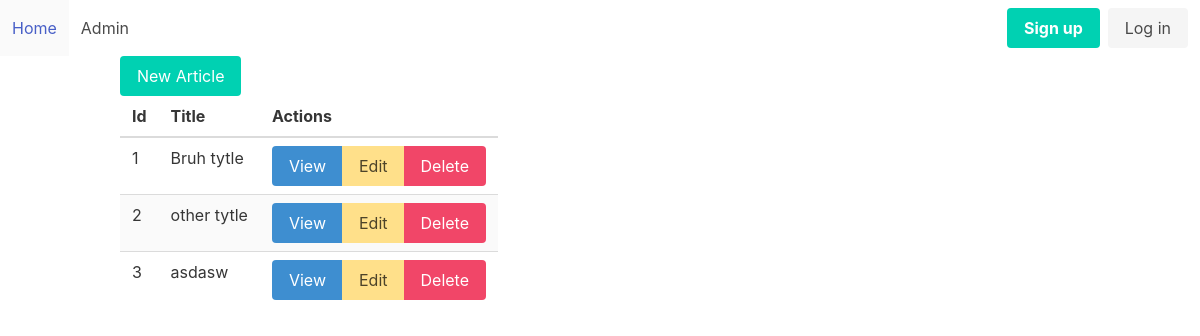
Page /admin/articles on the earlier database version.
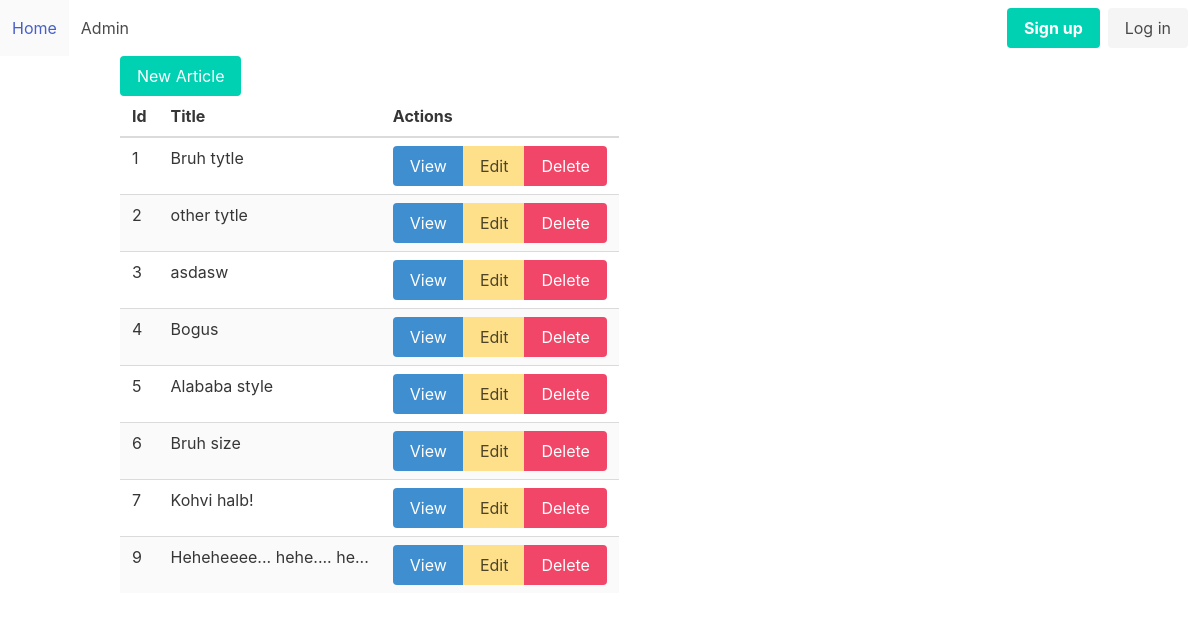
Same page on the later database version.
### tables this page shows
CREATE TABLE "articles"
(
    id    integer
        primary key autoincrement,
    title text,
    body  text
);

### helpers.php (called while the page is built)
<?php
function view($viewName, $vars = []){
    extract($vars);
    include __DIR__ . "/views/$viewName.php";
}

### src/Controllers/ArticlesController.php (called while the page is built, shortened)
<?php
class ArticlesController {
    public function index(){
        $articles = Article::all();
        view('articles/index', compact('articles'));
    }
}

### src/DB.php (called while the page is built, shortened)
<?php
class DB {
    private $conn;
    public function __construct()
    {
        try {
            $this->conn = new PDO("sqlite:db.sqlite");
            $this->conn->setAttribute(PDO::ATTR_ERRMODE, PDO::ERRMODE_EXCEPTION);
        } catch(PDOException $e) {
            echo "Connection failed: " . $e->getMessage();
        }
    }
    public function all($table,$class){
        $stmt = $this->conn->prepare("SELECT * FROM  $table");
        $stmt->execute();
        $stmt->setFetchMode(PDO::FETCH_CLASS, $class);
        return $stmt->fetchAll();
    }
}

### src/Models/Model.php (called while the page is built, shortened)
<?php
class Model{
    public static $table;
    public static function all(){
        $db = new DB();
        return $db->all(static::$table, static::class);
    }
}

### views/articles/index.php (the view)
<?php include __DIR__ . '/../pars/header.php'; ?>
  <div class="container">
    <a href="/admin/articles/new" class="button is-primary">New Article</a>
    <table class="table is-striped">
        <thead>
            <th>Id</th>
            <th>Title</th>
            <th>Actions</th>
        </thead>
        <tbody>
        	<?php foreach($articles as $article): ?>
                <tr>
                    <td><?=$article->id?></td>
                    <td><?=$article->title?></td>
                    <td>
                        <div class="buttons has-addons">
                            <a class="button is-info" href="/admin/articles/viwe?id=<?=$article->id?>">View</a>
                            <a class="button is-warning" href="/admin/articles/edit?id=<?=$article->id?>">Edit</a>
                            <a class="button is-danger" href="/admin/articles/delete?id=<?=$article->id?>">Delete</a>
                        </div>
                    </td>
                </tr>
            <?php endforeach; ?>
        </tbody>
    </table>
  </div>
<?php include __DIR__ . '/../pars/footer.php'; ?>

### views/pars/nav.php (shortened to what this page needs)
<nav class="navbar" role="navigation" aria-label="main navigation">
  <div id="navbarBasicExample" class="navbar-menu" >
    <div class="navbar-start">
      <a class="navbar-item" href="/">
        Home
      </a>
      <a class="navbar-item" href="/admin/articles">
        Admin
      </a>
        </div>
      </div>
    <div class="navbar-end">
      <div class="navbar-item">
        <div class="buttons">
          <a class="button is-primary" href="/register">
            <strong>Sign up</strong>
          </a>
          <a class="button is-light" href="/login">
            Log in
          </a>
        </div>
      </div>
    </div>
</nav>

Differences in the rows shown:
added articles: id "4", title "Bogus"
added articles: id "5", title "Alababa style"
added articles: id "6", title "Bruh size"
added articles: id "7", title "Kohvi halb!"
added articles: id "9", title "Heheheeee... hehe.... he..."
